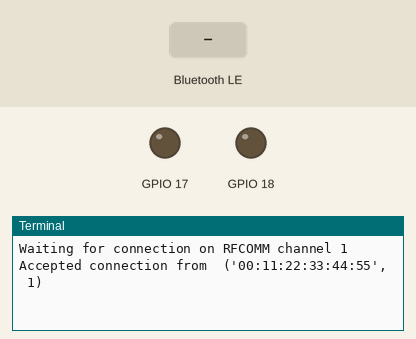
Simulated run of this program. Board: Raspberry Pi (BCM pin numbers). On the bench: output pins drawn as LEDs (lit = HIGH), the last lines printed to the terminal. The inputs (shaded band) are chosen by the test bench. A phone connects over Bluetooth after 1 s.

Above: at 2.2 s.
2.3 s: "GreenOn" written over Bluetooth
At 3.3 s:
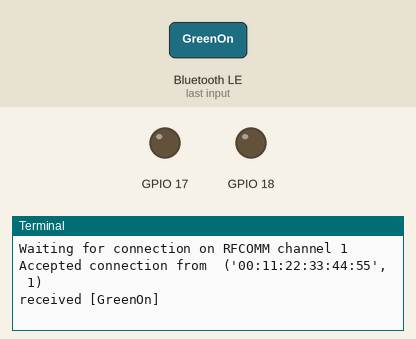
3.8 s: "GreenOff" written over Bluetooth
At 4.4 s:
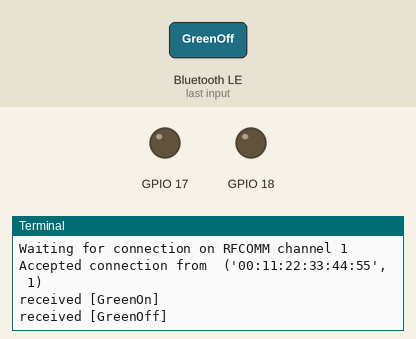
5.3 s: "RedOn" written over Bluetooth
At 6.8 s:
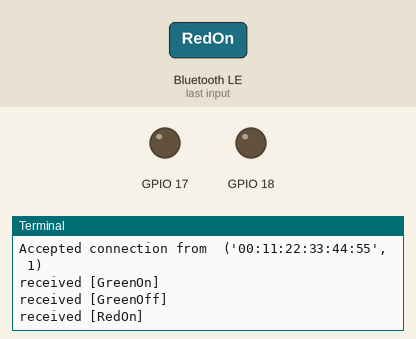

The program:

LEDControlServer.py
```python
# File: LEDControlServer.py
# Author: BehindTheSciences.com
# Description: A simple BT server that accepts connection from a phone and controls LEDs
#


from bluetooth import *
import RPi.GPIO as GPIO

server_sock=BluetoothSocket( RFCOMM )
server_sock.bind(("",PORT_ANY))
server_sock.listen(1)

port = server_sock.getsockname()[1]

uuid = "94f39d29-7d6d-437d-973b-fba39e49d4ee"
GPIO.setmode(GPIO.BCM)
GPIO.setwarnings(False)
GPIO.setup(18,GPIO.OUT)
GPIO.output(18,GPIO.LOW)
GPIO.setup(17,GPIO.OUT)
GPIO.output(17,GPIO.LOW)

advertise_service( server_sock, "BTS",
                   service_id = uuid,
                   service_classes = [ uuid, SERIAL_PORT_CLASS ],
                   profiles = [ SERIAL_PORT_PROFILE ],
                    )

print("Waiting for connection on RFCOMM channel %d" % port)

client_sock, client_info = server_sock.accept()
print("Accepted connection from ", client_info)

try:
    while True:
        data = client_sock.recv(1024)
        if len(data) == 0: break
        print("received [%s]" % data.decode("utf-8"))
        if data == "GreenOn":
            GPIO.output(18,GPIO.HIGH)
        if data == "GreenOff":
            GPIO.output(18,GPIO.LOW)
        if data == "RedOn":
            GPIO.output(17,GPIO.HIGH)
        if data == "RedOff":
            GPIO.output(17,GPIO.LOW)

except IOError:
    pass

print("Disconnected")

client_sock.close()
server_sock.close()
print("All Closed")
```

Measured:
- after the input at 2.3 s, the terminal: prints a new line at once (image 1)
- after the input at 3.8 s, the terminal: prints a new line at once (image 2)
- after the input at 5.3 s, the terminal: prints a new line at once (image 3)
